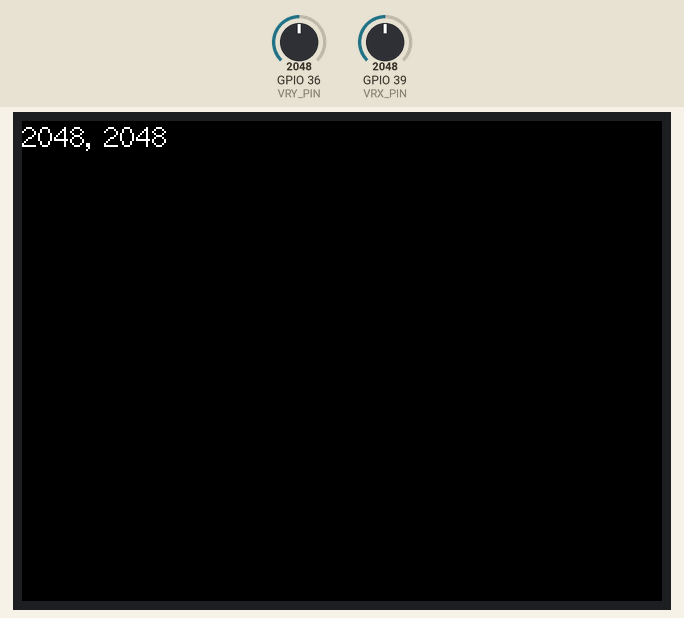
Bench run of a program on a simulated ESP32. Shown: 320×240 colour display. Inputs (shaded band) come from the test bench; at power-on: GPIO 36 (VRY_PIN) = 2048, GPIO 39 (VRX_PIN) = 2048. What the program prints to the serial monitor is not drawn.

Above: at 1.4 s.
1.5 s: GPIO 36 (VRY_PIN) set to 2866
Timing chart, 0 to 2.0 s (numbered marks = the images above; inputs shaded):
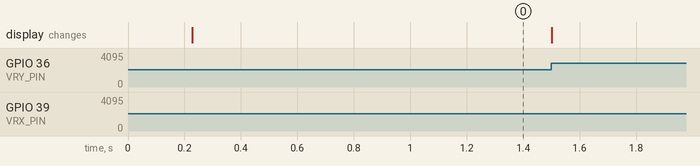

The program:

main.cpp
```cpp
/*
Tests string alignment

Normally strings are printed relative to the top left corner but this can be
changed with the setTextDatum() function. The library has #defines for:

TL_DATUM = Top left
TC_DATUM = Top centre
TR_DATUM = Top right
ML_DATUM = Middle left
MC_DATUM = Middle centre
MR_DATUM = Middle right
BL_DATUM = Bottom left
BC_DATUM = Bottom centre
BR_DATUM = Bottom right


 Needs fonts 2, 4, 6, 7 and 8

 Make sure all the display driver and pin connections are correct by
 editing the User_Setup.h file in the TFT_eSPI library folder.

 #########################################################################
 ###### DON'T FORGET TO UPDATE THE User_Setup.h FILE IN THE LIBRARY ######
 #########################################################################
 */

#include <TFT_eSPI.h> // Hardware-specific library
#include <SPI.h>

#define VRX_PIN 39
#define VRY_PIN 36

TFT_eSPI tft = TFT_eSPI();       // Invoke custom library
int valueX = 0;
int valueY = 0;
String result = "";
unsigned long drawTime = 0;

void setup(void) {
  Serial.begin(115200);
  tft.init();
  tft.setRotation(1);
  tft.fillScreen(TFT_BLACK);
  tft.setTextDatum(TL_DATUM);
}

void loop() {
  valueX = analogRead(VRX_PIN);
  valueY = analogRead(VRY_PIN);
  String strValueX = String(valueX);
  String strValueY = String(valueY);
  Serial.println(strValueX);
  Serial.println(strValueY);

  result = strValueX + ", " + strValueY;
  tft.drawString(result,0,0,2);
}
```
